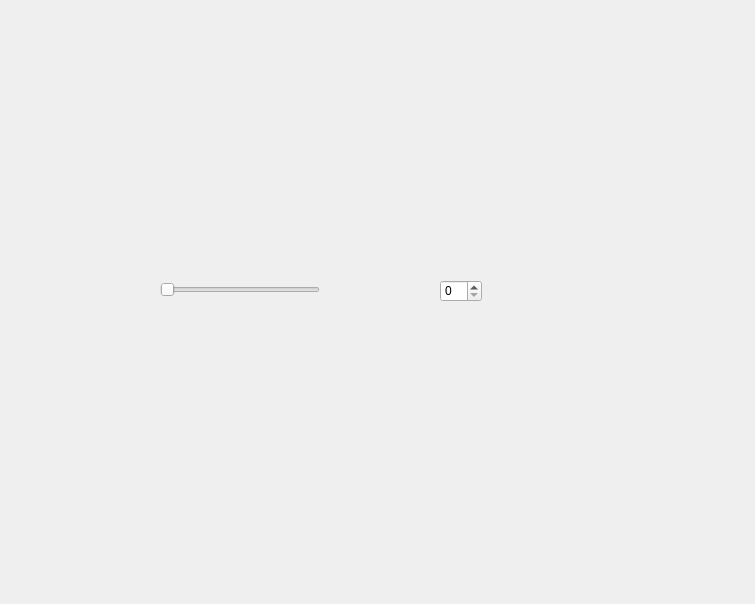
<?xml version="1.0" encoding="UTF-8"?>
<ui version="4.0">
 <class>Dialog</class>
 <widget class="QDialog" name="Dialog">
  <property name="geometry">
   <rect>
    <x>0</x>
    <y>0</y>
    <width>755</width>
    <height>604</height>
   </rect>
  </property>
  <property name="windowTitle">
   <string>Dialog</string>
  </property>
  <widget class="QSlider" name="horizontalSlider">
   <property name="geometry">
    <rect>
     <x>160</x>
     <y>280</y>
     <width>160</width>
     <height>19</height>
    </rect>
   </property>
   <property name="orientation">
    <enum>Qt::Horizontal</enum>
   </property>
  </widget>
  <widget class="QSpinBox" name="spinBox">
   <property name="geometry">
    <rect>
     <x>440</x>
     <y>280</y>
     <width>42</width>
     <height>22</height>
    </rect>
   </property>
  </widget>
 </widget>
 <layoutdefault spacing="6" margin="11"/>
 <resources/>
 <connections/>
</ui>
